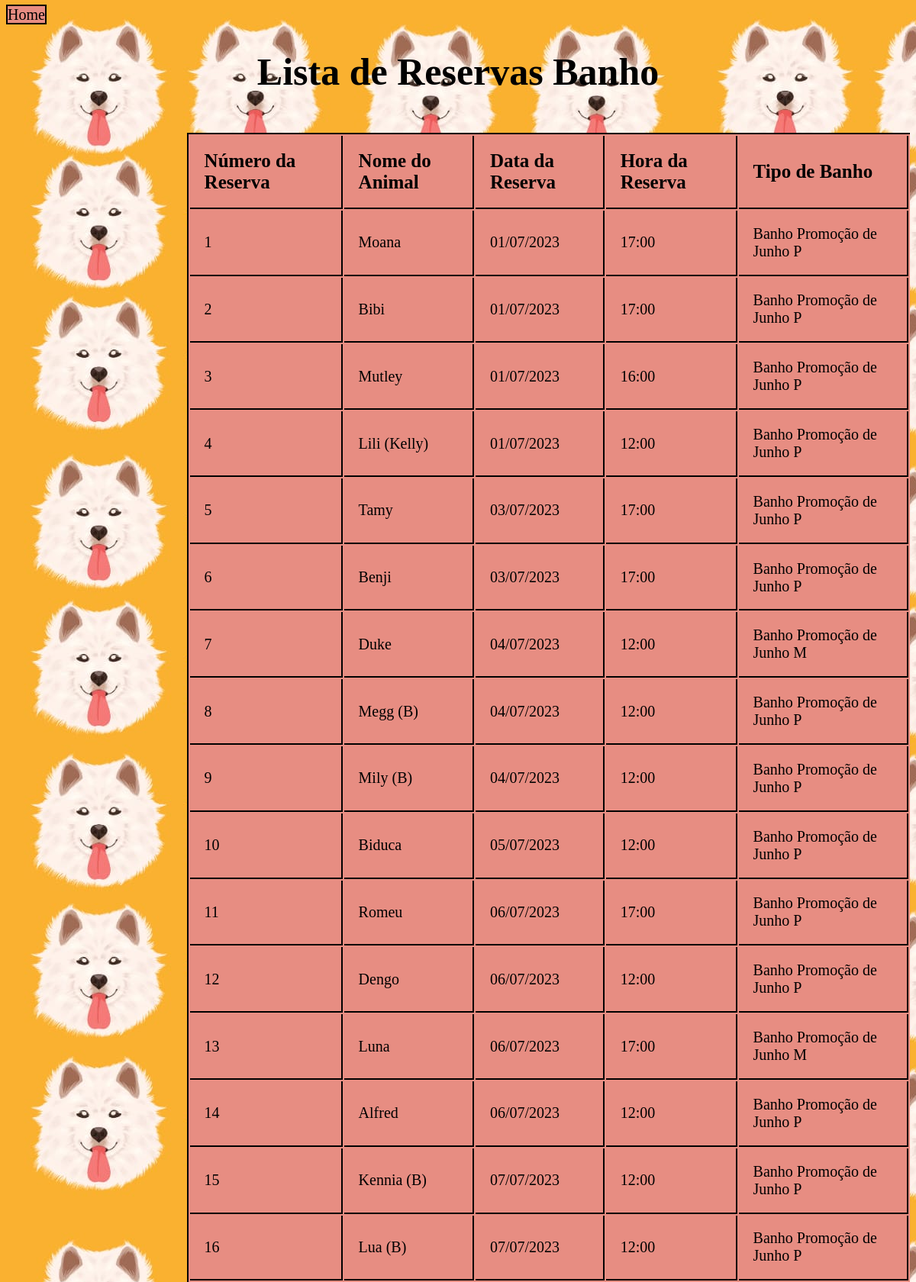
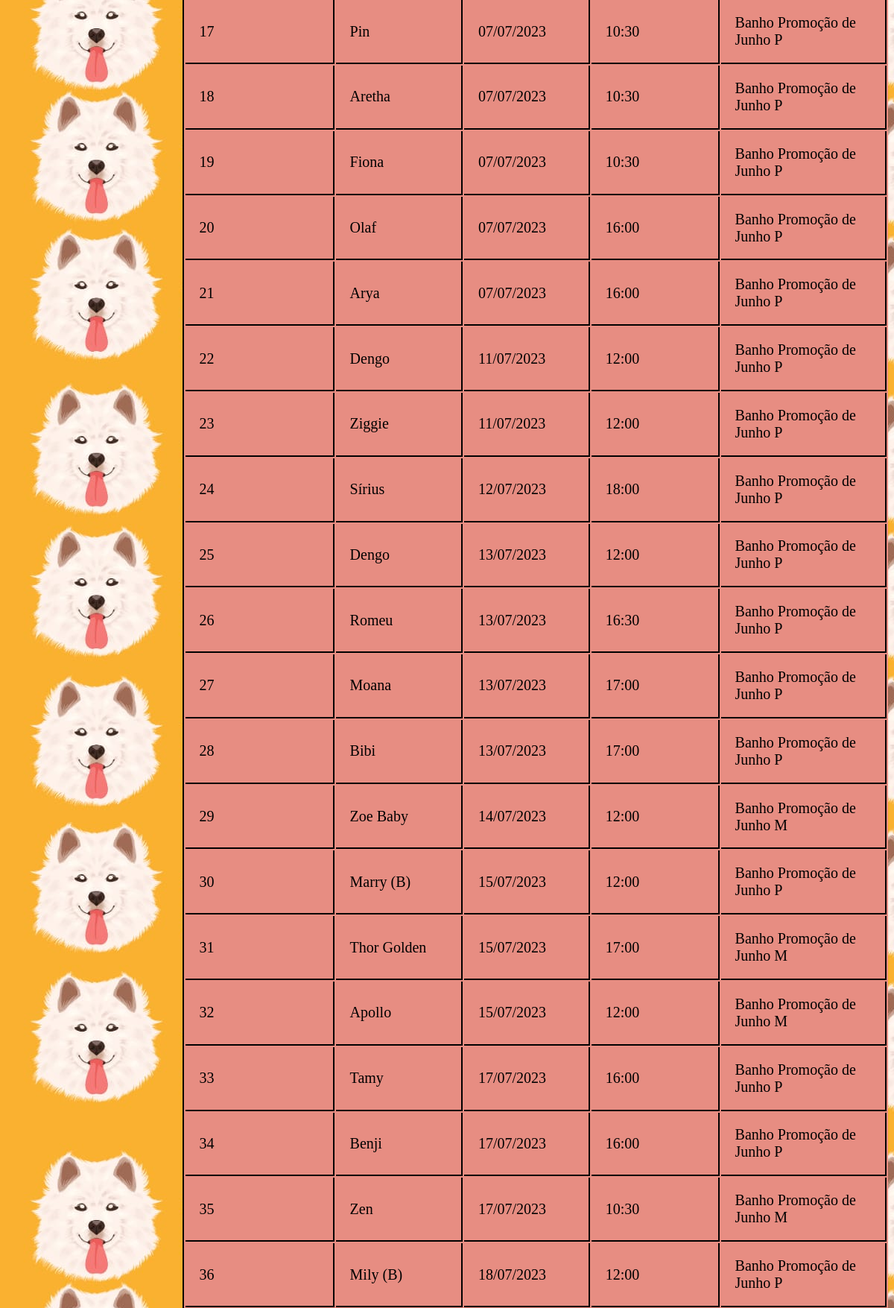
/lista_reservabanho/ (signed in, upper part), run on the app's committed database (2 pictures, top to bottom).
### hotel/models.py (models this page shows, shortened)
class ReservaBanho(models.Model):
    num_reserva = models.IntegerField(primary_key=True, editable=False)
    data_reserva = models.DateField()
    hora_reserva = models.TimeField()
    banhista = models.ForeignKey(User, on_delete=models.CASCADE)
    cachorro = models.CharField(max_length=100)
    tipo_banho = models.ForeignKey('hotel.ServicosAdicionais', on_delete=models.CASCADE)
    status_de_pagamento = models.BooleanField(default=False, null=True, choices=[(False, 'Não Pago'), (True, 'Pago')])
    observacoes = models.TextField(max_length=100, blank=True, null=True)
    total = models.CharField(max_length=50, blank=True, null=True)

class ServicosAdicionais(models.Model):
    nome_servico = models.CharField(max_length=50, primary_key=True)
    valor_servico = models.DecimalField(max_digits=6, decimal_places=2)
    class Meta:
            db_table = 'Servicos_adicionais'
    def __str__(self):
        return self.nome_servico

### hotel/views.py (the view)
# urls.py: path('lista_reservabanho/', views.reservabanho_list, name='lista_reservabanho'),
@login_required(login_url="/auth/login/")
def reservabanho_list(request):
    reservas = ReservaBanho.objects.filter().order_by('data_reserva')
    context = {
        'reservas': reservas,
    }
    return render(request, 'lista_reservabanho.html', context)

### hotel/templates/lista_reservabanho.html (shortened to what this page needs)
<!DOCTYPE html>
<html>
  <head>
    {% load static %}
  </head>
  <body>
    <table class="form">
      <a class="home" href="{% url 'home' %}">Home</a>
      <h1>Lista de Reservas Banho</h1>
        <thead class="legenda">
          <tr class="tr">
            <th>Número da Reserva</th>
            <th>Nome do Animal</th>
            <th>Data da Reserva</th>
            <th>Hora da Reserva</th>
            <th>Tipo de Banho</th>
          </tr>
        </thead>
        <br>
        <tbody>
          {% for reserva in reservas %}
            <tr>
              {% if reservas.status_pagamento == True %}
                <td class='num'>{{ reserva.num_reserva }}</td>
              {% else %}
              <td class='num'>{{ reserva.num_reserva }}</td>
              {% endif %}
              <td class='nome'>{{ reserva.cachorro}}</td>
              <td class='data'>{{ reserva.data_reserva |date:"d/m/Y"}}</td>
              <td class='entrada'>{{ reserva.hora_reserva }}</td>
              <td class='tipo'>{{ reserva.tipo_banho }}</td>
          {% endfor %}
        </tbody>
    </table>
  </body>
</html>

### hotel/templates/lista_reservabanho.html (style rules this page uses)
body { background-image: url('/static/img/fundo.jpeg'); }
.form { text-align:center; font-size: 20px; border-top:2px solid black; border-left:2px solid black; background-color: rgb(231, 141, 130); margin-left: 20%; }
.legenda { font-size: 25px; }
h1 { text-align:center; font-size: 50px; }
th, td { padding: 2%; text-align: left; border-bottom: 2px solid black; border-right: 2px solid black; }
.home { font-size: 20px; text-decoration: none; color: black; border: 2px solid black; background-color: rgb(231, 141, 130); }

### data on the page
ReservaBanho: num_reserva "1", cachorro "Moana", data_reserva "01/07/2023", hora_reserva "17:00", tipo_banho "Banho Promoção de Junho P"
ReservaBanho: num_reserva "2", cachorro "Bibi", data_reserva "01/07/2023", hora_reserva "17:00", tipo_banho "Banho Promoção de Junho P"
ReservaBanho: num_reserva "3", cachorro "Mutley", data_reserva "01/07/2023", hora_reserva "16:00", tipo_banho "Banho Promoção de Junho P"
ReservaBanho: num_reserva "4", cachorro "Lili (Kelly)", data_reserva "01/07/2023", hora_reserva "12:00", tipo_banho "Banho Promoção de Junho P"
ReservaBanho: num_reserva "5", cachorro "Tamy", data_reserva "03/07/2023", hora_reserva "17:00", tipo_banho "Banho Promoção de Junho P"
ReservaBanho: num_reserva "6", cachorro "Benji", data_reserva "03/07/2023", hora_reserva "17:00", tipo_banho "Banho Promoção de Junho P"
ReservaBanho: num_reserva "7", cachorro "Duke", data_reserva "04/07/2023", hora_reserva "12:00", tipo_banho "Banho Promoção de Junho M"
ReservaBanho: num_reserva "8", cachorro "Megg (B)", data_reserva "04/07/2023", hora_reserva "12:00", tipo_banho "Banho Promoção de Junho P"
ReservaBanho: num_reserva "9", cachorro "Mily (B)", data_reserva "04/07/2023", hora_reserva "12:00", tipo_banho "Banho Promoção de Junho P"
ReservaBanho: num_reserva "10", cachorro "Biduca", data_reserva "05/07/2023", hora_reserva "12:00", tipo_banho "Banho Promoção de Junho P"
ReservaBanho: num_reserva "11", cachorro "Romeu", data_reserva "06/07/2023", hora_reserva "17:00", tipo_banho "Banho Promoção de Junho P"
ReservaBanho: num_reserva "12", cachorro "Dengo", data_reserva "06/07/2023", hora_reserva "12:00", tipo_banho "Banho Promoção de Junho P"
ReservaBanho: num_reserva "13", cachorro "Luna", data_reserva "06/07/2023", hora_reserva "17:00", tipo_banho "Banho Promoção de Junho M"
ReservaBanho: num_reserva "14", cachorro "Alfred", data_reserva "06/07/2023", hora_reserva "12:00", tipo_banho "Banho Promoção de Junho P"
ReservaBanho: num_reserva "15", cachorro "Kennia (B)", data_reserva "07/07/2023", hora_reserva "12:00", tipo_banho "Banho Promoção de Junho P"
ReservaBanho: num_reserva "16", cachorro "Lua (B)", data_reserva "07/07/2023", hora_reserva "12:00", tipo_banho "Banho Promoção de Junho P"
ReservaBanho: num_reserva "17", cachorro "Pin", data_reserva "07/07/2023", hora_reserva "10:30", tipo_banho "Banho Promoção de Junho P"
ReservaBanho: num_reserva "18", cachorro "Aretha", data_reserva "07/07/2023", hora_reserva "10:30", tipo_banho "Banho Promoção de Junho P"
ReservaBanho: num_reserva "19", cachorro "Fiona", data_reserva "07/07/2023", hora_reserva "10:30", tipo_banho "Banho Promoção de Junho P"
ReservaBanho: num_reserva "20", cachorro "Olaf", data_reserva "07/07/2023", hora_reserva "16:00", tipo_banho "Banho Promoção de Junho P"
ReservaBanho: num_reserva "21", cachorro "Arya", data_reserva "07/07/2023", hora_reserva "16:00", tipo_banho "Banho Promoção de Junho P"
ReservaBanho: num_reserva "22", cachorro "Dengo", data_reserva "11/07/2023", hora_reserva "12:00", tipo_banho "Banho Promoção de Junho P"
ReservaBanho: num_reserva "23", cachorro "Ziggie", data_reserva "11/07/2023", hora_reserva "12:00", tipo_banho "Banho Promoção de Junho P"
ReservaBanho: num_reserva "24", cachorro "Sírius", data_reserva "12/07/2023", hora_reserva "18:00", tipo_banho "Banho Promoção de Junho P"
ReservaBanho: num_reserva "25", cachorro "Dengo", data_reserva "13/07/2023", hora_reserva "12:00", tipo_banho "Banho Promoção de Junho P"
ReservaBanho: num_reserva "26", cachorro "Romeu", data_reserva "13/07/2023", hora_reserva "16:30", tipo_banho "Banho Promoção de Junho P"
ReservaBanho: num_reserva "27", cachorro "Moana", data_reserva "13/07/2023", hora_reserva "17:00", tipo_banho "Banho Promoção de Junho P"
ReservaBanho: num_reserva "28", cachorro "Bibi", data_reserva "13/07/2023", hora_reserva "17:00", tipo_banho "Banho Promoção de Junho P"
ReservaBanho: num_reserva "29", cachorro "Zoe Baby", data_reserva "14/07/2023", hora_reserva "12:00", tipo_banho "Banho Promoção de Junho M"
ReservaBanho: num_reserva "30", cachorro "Marry (B)", data_reserva "15/07/2023", hora_reserva "12:00", tipo_banho "Banho Promoção de Junho P"
ReservaBanho: num_reserva "31", cachorro "Thor Golden", data_reserva "15/07/2023", hora_reserva "17:00", tipo_banho "Banho Promoção de Junho M"
ReservaBanho: num_reserva "32", cachorro "Apollo", data_reserva "15/07/2023", hora_reserva "12:00", tipo_banho "Banho Promoção de Junho M"
ReservaBanho: num_reserva "33", cachorro "Tamy", data_reserva "17/07/2023", hora_reserva "16:00", tipo_banho "Banho Promoção de Junho P"
ReservaBanho: num_reserva "34", cachorro "Benji", data_reserva "17/07/2023", hora_reserva "16:00", tipo_banho "Banho Promoção de Junho P"
ReservaBanho: num_reserva "35", cachorro "Zen", data_reserva "17/07/2023", hora_reserva "10:30", tipo_banho "Banho Promoção de Junho M"
ReservaBanho: num_reserva "36", cachorro "Mily (B)", data_reserva "18/07/2023", hora_reserva "12:00", tipo_banho "Banho Promoção de Junho P"
